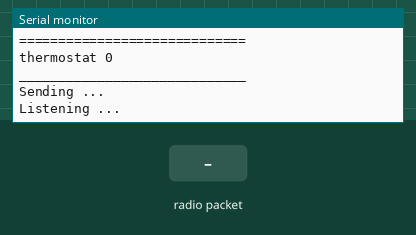
Bench run of a sketch on a simulated Arduino Uno, built with avr-gcc and run on an emulated ATmega328P. Parts: the last lines printed to the serial monitor. The inputs (shaded band) are chosen by the test bench. No radio packets arrive unless stated.

Above: at 1.3 s.
1.4 s: radio packet "1" arrives
At 2.0 s:
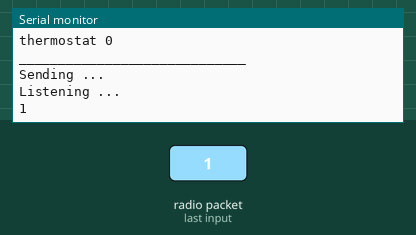
2.9 s: radio packet "0" arrives
At 4.3 s:
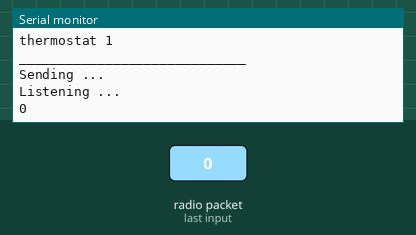
4.4 s: radio packet "2" arrives
At 7.0 s:
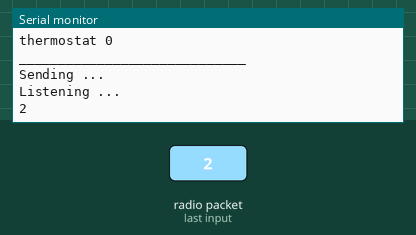

The sketch:

hub.ino
```cpp
/*
* Arduino Wireless Communication Tutorial
*     Example 1 - Transmitter Code
*
* by Dejan Nedelkovski, www.HowToMechatronics.com
*
* Library: TMRh20/RF24, https://github.com/tmrh20/RF24/
*/
#include <SPI.h>
#include <nRF24L01.h>
#include <RF24.h>
RF24 radio(9, 8); // CE, CSN
const byte addresses[][6] = {"00001", "00010", "00020", "00025", "00030", "00035"};

int q = 0;
int id = 0;

void setup() {
  Serial.begin(9600);
  Serial.println("Program starting ...");

  radio.begin();
  radio.setPALevel(RF24_PA_MIN);
  //radio.setRetries(15,15);
  radio.setDataRate( RF24_250KBPS );
}
void loop() {
  int chanel = (id * 2) + 1;
  radio.openWritingPipe(addresses[chanel + 1]);
  radio.openReadingPipe(0, addresses[chanel]);
  char msg[32];
  sprintf(msg, "thermostat %d", id);
  Serial.println("=============================");
  Serial.println(msg);
  Serial.println("_____________________________");

  // SEND
  radio.stopListening();
  const char text[32];
  sprintf(text, "hello world %d", q);
  radio.write(&text, sizeof(text));
  Serial.println("Sending ...");
  delay(500);

  // RECEIVE
  radio.startListening();
  Serial.println("Listening ...");
  int listenCycles = 0;
  bool error = false;
  while(!radio.available()) {
    listenCycles ++;
    if(listenCycles > 300) {
      Serial.println("TIMEOUT !!!");
      error = true;
      break;
    }
    delay(10);
  }
  if(!error) {
    char textTwo[32] = "";
    radio.read(&textTwo, sizeof(textTwo));
    Serial.println(textTwo);
  }
  radio.stopListening();

  Serial.println();
  delay(2000);
  q ++;
  id = id == 1 ? 0 : id + 1;
}
```

Measured:
- after the input at 1.4 s, the serial monitor: prints a new line at once (image 1)
- after the input at 2.9 s, the serial monitor: prints a new line after 1.0 s (image 2)
- after the input at 4.4 s, the serial monitor: prints a new line after 2.1 s (image 3)
